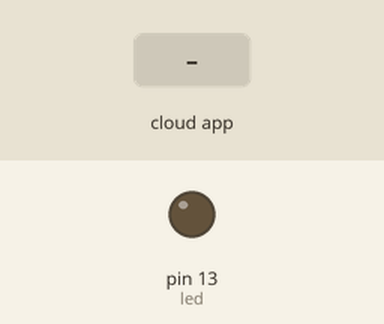
This sketch was run on a simulated Arduino Leonardo, built with avr-gcc and run on an emulated ATmega32U4. Parts: output pins drawn as LEDs (lit = HIGH). The inputs (shaded band) are chosen by the test bench. The ROS host is connected and sends only what is stated.

Above: at 1.2 s.
1.3 s: the phone or cloud app sets led to 0
At 1.6 s:
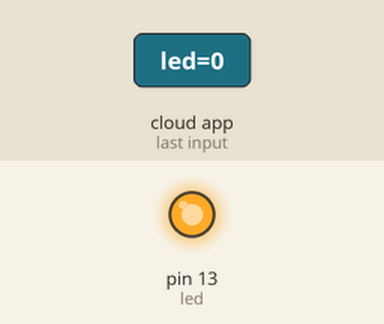
2.8 s: the phone or cloud app sets led to 1
At 4.0 s:
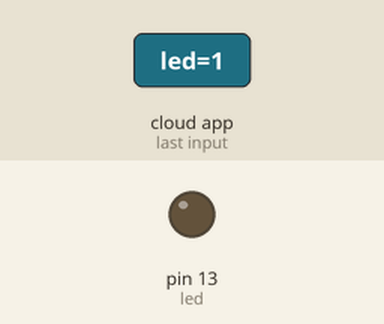
Timing chart, 0 to 5.8 s (numbered marks = the images above; inputs shaded):
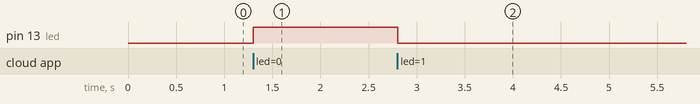

Measured:
- after the input at 1.3 s, pin 13 (led): LOW → HIGH at once
- after the input at 2.8 s, pin 13 (led): HIGH → LOW at once

The sketch:

tests.ino
```cpp
/*
 * rosserial Publisher Example
 * Prints "hello world!"
 */
/*
// Use the following line if you have a Leonardo or MKR1000
//#define USE_USBCON

#include <ros.h>
#include <std_msgs/String.h>

ros::NodeHandle nh;

std_msgs::String str_msg;
ros::Publisher chatter("arduino", &str_msg);

char hello[13] = "take my data!";

void setup()
{
  nh.initNode();
  nh.advertise(chatter);
}

void loop()
{
  str_msg.data = hello;
  chatter.publish( &str_msg );
  nh.spinOnce();
  delay(1000);
}*/

/*
 * rosserial Subscriber Example
 * Blinks an LED on callback
 */

#include <ros.h>
#include <std_msgs/Empty.h>

ros::NodeHandle nh;

void messageCb( const std_msgs::Empty& toggle_msg){
  digitalWrite(13, HIGH-digitalRead(13));   // blink the led
}

ros::Subscriber<std_msgs::Empty> sub("led", &messageCb );

void setup()
{
  pinMode(13, OUTPUT);
  nh.initNode();
  nh.subscribe(sub);
}

void loop()
{
  nh.spinOnce();
  delay(1);
}
```
